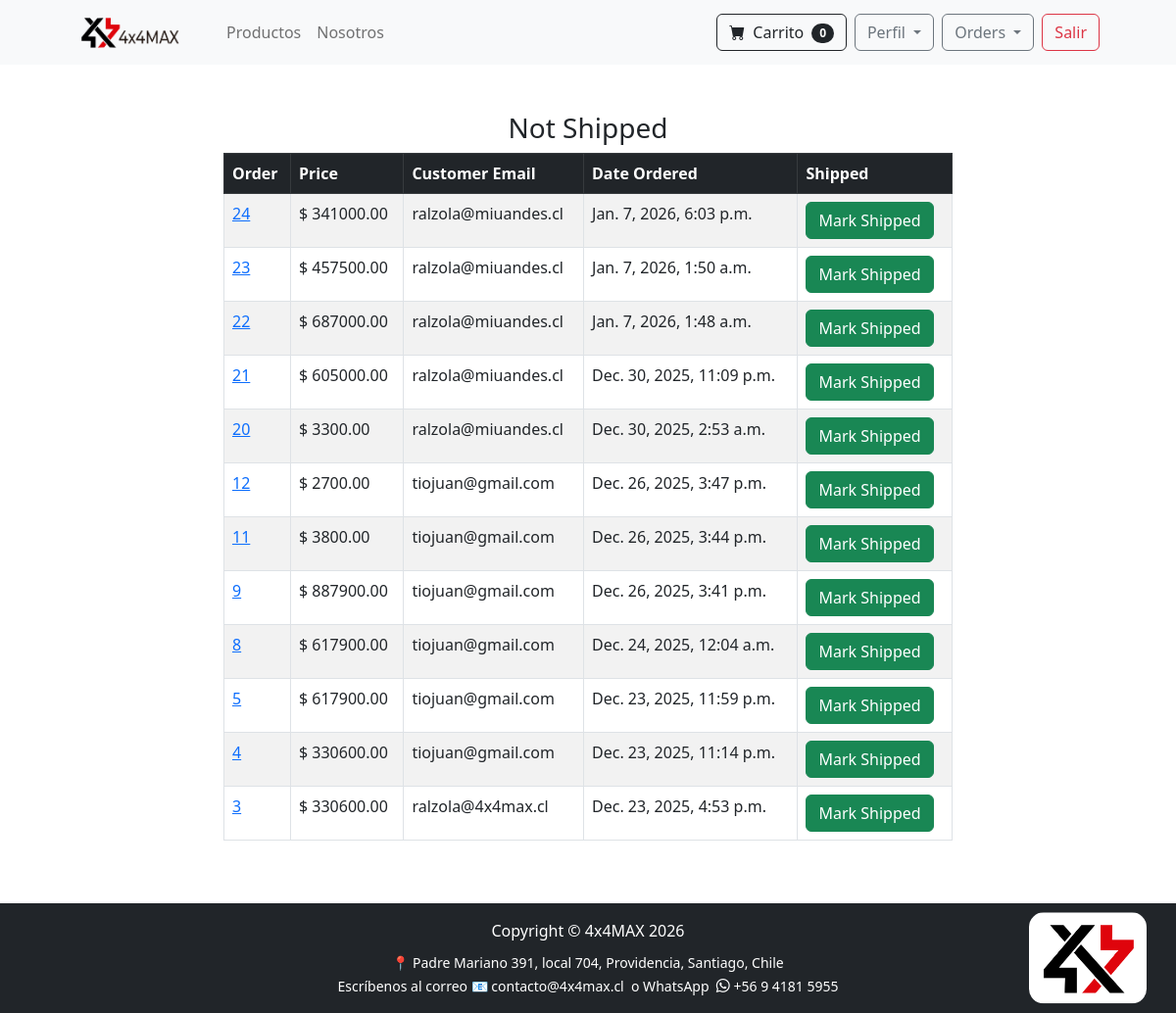
Before: /payment/not_shipped_dash (signed in) with the older database file.
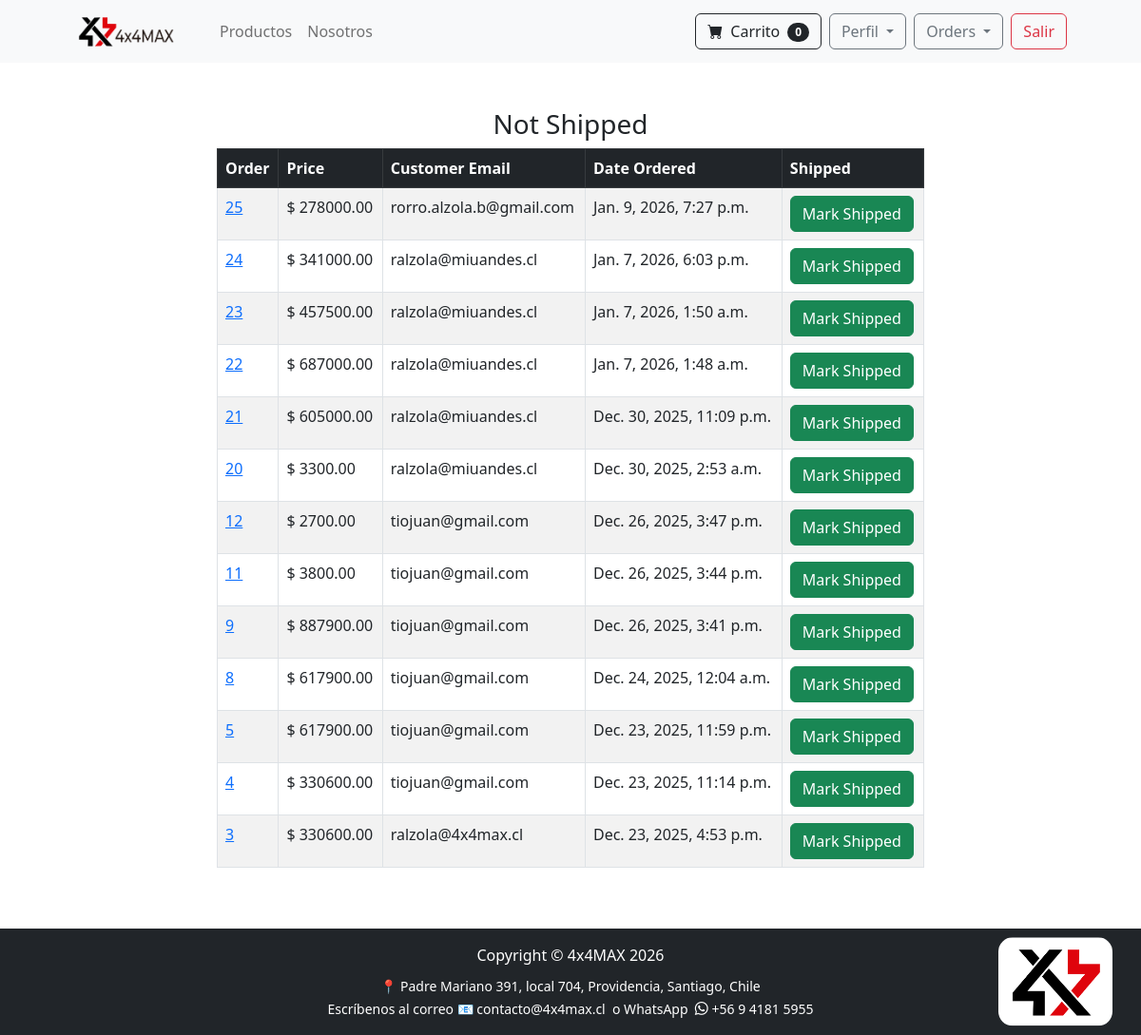
After: the same page with the newer database file.
### payment/models.py (models this page shows, shortened)
class Order(models.Model):
    user = models.ForeignKey(User, on_delete=models.CASCADE, null=True, blank=True)
    full_name = models.CharField(max_length=250)
    email = models.EmailField(max_length=250)
    phone = models.CharField(max_length=20)
    id_number = models.CharField(max_length=10, default='', validators=[validar_rut], help_text='Formato: 12345678-9')
    shipping_address = models.TextField(max_length=15000)
    workshop = models.ForeignKey('workshop.Workshop', on_delete=models.SET_NULL, null=True, blank=True)
    amount_pay = models.DecimalField(max_digits=10, decimal_places=2)
    date_order = models.DateTimeField(auto_now_add=True)
    shipped = models.BooleanField(default=False)
    date_shipped = models.DateTimeField(blank=True, null=True)
    has_international_items = models.BooleanField(default=False)
    buy_order = models.CharField(max_length=50, unique=True, null=True, blank=True, db_index=True)
    transaction_date = models.DateTimeField(null=True, blank=True)
    authorization_code = models.CharField(max_length=50, null=True, blank=True)
    payment_type_code = models.CharField(max_length=10, null=True, blank=True)  # VD, VN, etc.
    installments_number = models.IntegerField(null=True, blank=True)
    card_number = models.CharField(max_length=20, null=True, blank=True)  # últimos 4 dígitos
    session_id = models.CharField(max_length=100, null=True, blank=True)
    accounting_date = models.CharField(max_length=10, null=True, blank=True)
    transaction_status = models.CharField(max_length=50, null=True, blank=True)
    coupon = models.ForeignKey('Coupon', on_delete=models.SET_NULL, null=True, blank=True)
    coupon_discount = models.DecimalField(max_digits=10, decimal_places=2, default=0)
    amount_before_discount = models.DecimalField(max_digits=10, decimal_places=2, default=0)
    class Meta:
        ordering = ['-date_order']

### payment/views.py (the view, shortened to what this page needs)
# urls.py: path('not_shipped_dash', views.not_shipped_dash, name='not_shipped_dash'),
def not_shipped_dash(request):
    if request.user.is_authenticated and request.user.is_superuser:
        orders = Order.objects.filter(shipped=False)
        return render(request, "payment/not_shipped_dash.html", {'orders': orders})
    else:
        messages.success(request, "Access Denied.")
        return redirect('home')

### cart/cart.py (called while the page is built)
    def __len__(self):
        return len(self.cart)

### cart/context_processor.py (called while the page is built)
def cart(request):
    return {'cart': Cart(request)}

### payment/templates/payment/not_shipped_dash.html (shortened to what this page needs)
{% extends 'base.html' %}
{% block content %}
        <div class="container">
            <div class="row">
                <center>
                    <div class="col-8">
                        <br/><br/>
<h3>Not Shipped</h3>
<table class="table table-striped table-hover table-bordered">
  <thead class="table-dark">
    <tr>
      <th scope="col">Order</th>
      <th scope="col">Price</th>
      <th scope="col">Customer Email</th>
      <th scope="col">Date Ordered</th>
      <th scope="col">Shipped</th>
    </tr>
  </thead>
  <tbody>
    {% for item in orders %}
    <tr>
      <td><a href="{% url 'orders' item.id %}">{{ item.id }}</a></td>
      <td>$ {{ item.amount_pay }}</td>
      <td>{{ item.email }}</td>
      <td>{{ item.date_order }}</td>
      <td>
        <form method="POST">
          <button type="submit" class="btn btn-success btn-small">Mark Shipped</button>
        </form>
      </td>
    </tr>
    {% endfor %}
  </tbody>
</table>
<br/><br/>
                       </div>
                </center>
        </div>
{% endblock %}

Changed rows visible on the page:
added Order: id "25", amount_pay "278000.00", email "rorro.alzola.b@gmail.com", date_order "Jan. 9, 2026, 7:27 p.m."
